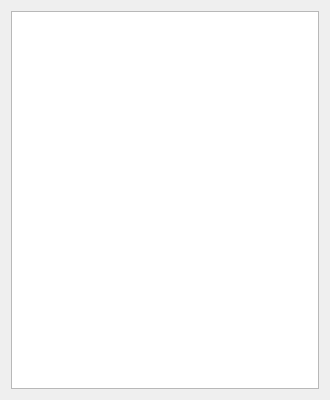
<?xml version="1.0" encoding="UTF-8"?>
<ui version="4.0">
 <class>BindWindow</class>
 <widget class="QWidget" name="BindWindow">
  <property name="geometry">
   <rect>
    <x>0</x>
    <y>0</y>
    <width>330</width>
    <height>400</height>
   </rect>
  </property>
  <property name="windowTitle">
   <string>Bind Window</string>
  </property>
  <layout class="QVBoxLayout" name="verticalLayout">
   <item>
    <widget class="QListWidget" name="listWidget"/>
   </item>
  </layout>
 </widget>
 <resources/>
 <connections/>
</ui>
